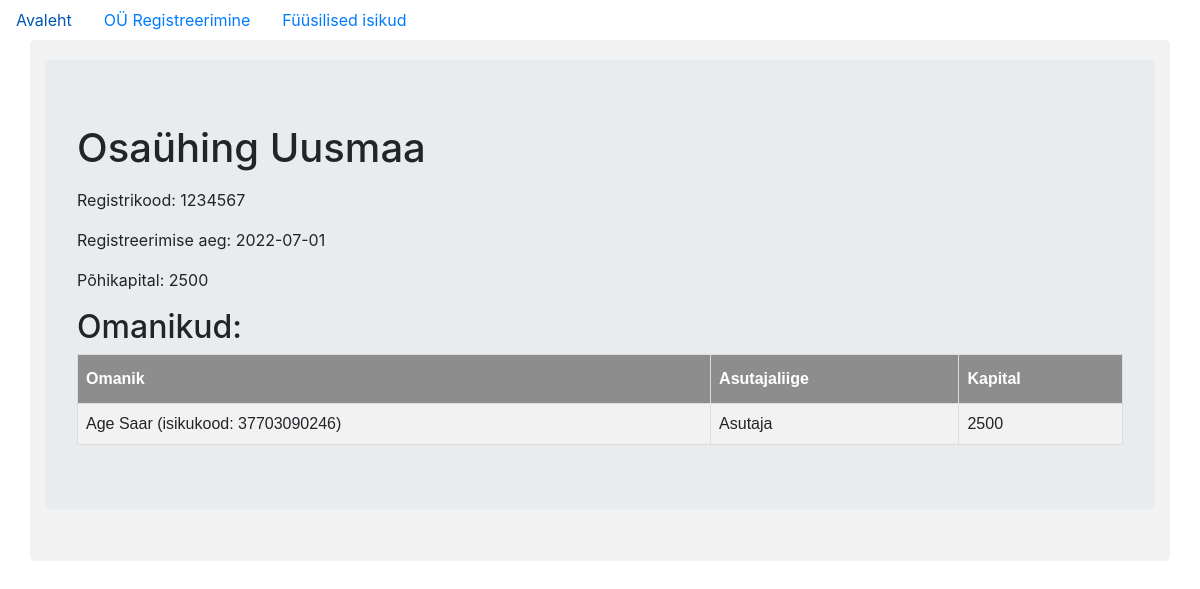
Page /1/info on the committed database.
### register/models.py (models this page shows, shortened)
class Company(db.Model):
    __tablename__ = 'companies'
    id = db.Column(db.Integer, primary_key=True)
    name = db.Column(db.String(100), unique=True, index=True)
    registry_code = db.Column(db.Integer(), unique=True)
    registered = db.Column(db.Date)
    owns = db.relationship('Ownership', backref='as_legal_person', uselist=False)

class Ownership(db.Model):
    __tablename__ = 'owners'
    id = db.Column(db.Integer, primary_key=True)
    company_id = db.Column(db.Integer)
    owner_as_natural_person = db.Column(db.Integer, db.ForeignKey('persons.id'))
    owner_as_legal_person = db.Column(db.Integer, db.ForeignKey('companies.id'))
    establisher = db.Column(db.Boolean)
    capital = db.Column(db.Integer)

### register/companies/views.py (the view)
@companies.route('/<int:id>/info', methods=['GET', 'POST'])
def info(id):
    company = Company.query.get(id)
    company_info = {'name': company.name, 'registry_code': company.registry_code, 'registered': company.registered, 'capital': 0}
    owners = Ownership.query.filter_by(company_id=id)
    owners_list = []
    for o in owners:
        name = ""
        establisher = ""
        if o.establisher:
            establisher = "Asutaja"
        if o.owner_as_natural_person:
            nperson = Person.query.get(o.owner_as_natural_person)
            name = f"{nperson.firstname} {nperson.lastname} (isikukood: {nperson.personalcode})"
        if o.owner_as_legal_person:
            lperson = Company.query.get(o.owner_as_legal_person)
            name = f"{lperson.name} (reg.kood: {lperson.registry_code}"
        owners_list.append({'name': name, 'establisher': establisher, 'capital': o.capital, 'id': o.id})
    for capital in owners_list:
        company_info['capital'] += capital['capital']
    return render_template('info.html', company=company_info, owners=owners_list)

### register/templates/info.html (shortened to what this page needs)
{% extends "base.html" %}
{% block content %}
<div class="jumbotron">
  <h1>Osaühing {{ company.name }}</h1>
  <p>Registrikood: {{ company.registry_code }}</p>
  <p>Registreerimise aeg: {{ company.registered }}</p>
  <p>Põhikapital: {{ company.capital }}</p>
  <h2>Omanikud:</h2>
  <table id="customers" border='1'>
    <tr>
      <th>Omanik</th>
      <th>Asutajaliige</th>
      <th>Kapital</th>
    </tr>
  <tr>
  {% for owner in owners %}
    <td>{{owner.name}}</td>
    <td>{{owner.establisher}}</td>
    <td>{{owner.capital}}</td>
  </tr>
  {% endfor %}
  </table>
</div>
{% endblock %}

### register/static/style.css (style rules this page uses)
#customers { font-family: Arial, Helvetica, sans-serif; border-collapse: collapse; width: 100%; }
#customers td, #customers th { border: 1px solid #ddd; padding: 8px; }
#customers tr:nth-child(even) { background-color: #f2f2f2; }
#customers th { padding-top: 12px; padding-bottom: 12px; text-align: left; background-color: #8D8D8D; color: white; }
div { border-radius: 5px; background-color: #f2f2f2; padding: 20px; }

### rows in the picture
Company: name "Uusmaa", registry_code "1234567", registered "2022-07-01"
Ownership: name "Age Saar (isikukood: 37703090246)", establisher "Asutaja", capital "2500"

### other values in the picture
{{ company.capital }} "2500"
